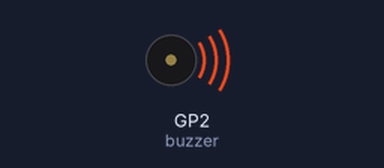
Recording of a program running on a simulated Raspberry Pi Pico running MicroPython. Parts: buzzer (waves = sounding).

Above: at 0.2 s.
Timing chart, 0 to 3.0 s (numbered marks = the images above):
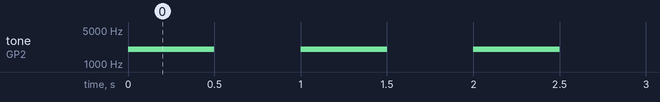

The program:

passive-buzzer-module-bip.py
```python
#########
# Makes an really annoying bip sound every .5 seconds
#########

# Imports raspberry pi machine and Pin module
from machine import Pin, PWM
from time import sleep

# Creates buzzer instance at Pin 15 due to being connected into the GPIO Pin 15
# See passive-buzzer-module-bip-schema.png to visualize the Pin 15 connection and ground connection
buzzer = PWM(Pin(2))
buzzer.freq(2000)

while True:
    buzzer.duty_u16(49152)
    sleep(0.5)
    buzzer.duty_u16(0)
    sleep(0.5)
```

Measured:
- by itself, tone on GP2 (buzzer): alternates 2000 Hz for 0.50 s and silent for 0.50 s
